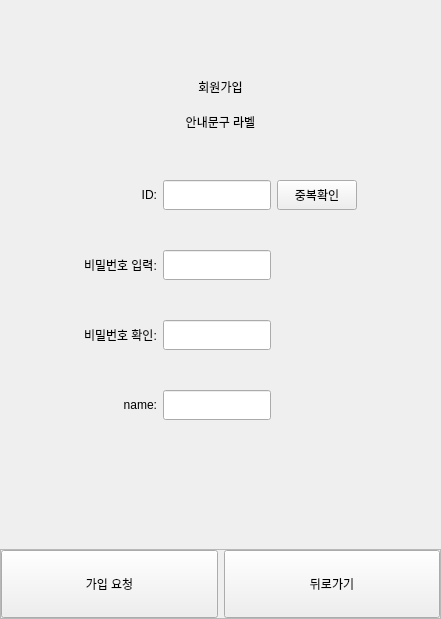
        <widget class="QWidget" name="stackedwidget_page_2">
         <layout class="QVBoxLayout" name="verticalLayout_8">
          <property name="spacing">
           <number>0</number>
          </property>
          <property name="leftMargin">
           <number>0</number>
          </property>
          <property name="topMargin">
           <number>0</number>
          </property>
          <property name="rightMargin">
           <number>0</number>
          </property>
          <property name="bottomMargin">
           <number>0</number>
          </property>
          <item>
           <widget class="QWidget" name="widget_7" native="true">
            <layout class="QVBoxLayout" name="verticalLayout_9">
             <property name="spacing">
              <number>0</number>
             </property>
             <property name="leftMargin">
              <number>0</number>
             </property>
             <property name="topMargin">
              <number>0</number>
             </property>
             <property name="rightMargin">
              <number>0</number>
             </property>
             <property name="bottomMargin">
              <number>0</number>
             </property>
             <item>
              <widget class="QWidget" name="widget_12" native="true">
               <layout class="QVBoxLayout" name="verticalLayout_11">
                <item>
                 <spacer name="verticalSpacer_6">
                  <property name="orientation">
                   <enum>Qt::Vertical</enum>
                  </property>
                  <property name="sizeHint" stdset="0">
                   <size>
                    <width>20</width>
                    <height>49</height>
                   </size>
                  </property>
                 </spacer>
                </item>
               </layout>
              </widget>
             </item>
             <item>
              <widget class="QWidget" name="widget_10" native="true">
               <property name="minimumSize">
                <size>
                 <width>0</width>
                 <height>40</height>
                </size>
               </property>
               <property name="maximumSize">
                <size>
                 <width>16777215</width>
                 <height>40</height>
                </size>
               </property>
               <layout class="QHBoxLayout" name="horizontalLayout_9">
                <property name="spacing">
                 <number>0</number>
                </property>
                <property name="leftMargin">
                 <number>0</number>
                </property>
                <property name="topMargin">
                 <number>0</number>
                </property>
                <property name="rightMargin">
                 <number>0</number>
                </property>
                <property name="bottomMargin">
                 <number>0</number>
                </property>
                <item>
                 <widget class="QLabel" name="label_8">
                  <property name="text">
                   <string>회원가입</string>
                  </property>
                  <property name="alignment">
                   <set>Qt::AlignCenter</set>
                  </property>
                 </widget>
                </item>
               </layout>
              </widget>
             </item>
             <item>
              <widget class="QWidget" name="widget_8" native="true">
               <property name="minimumSize">
                <size>
                 <width>0</width>
                 <height>30</height>
                </size>
               </property>
               <property name="maximumSize">
                <size>
                 <width>16777215</width>
                 <height>30</height>
                </size>
               </property>
               <layout class="QHBoxLayout" name="horizontalLayout_6">
                <property name="spacing">
                 <number>0</number>
                </property>
                <property name="leftMargin">
                 <number>0</number>
                </property>
                <property name="topMargin">
                 <number>0</number>
                </property>
                <property name="rightMargin">
                 <number>0</number>
                </property>
                <property name="bottomMargin">
                 <number>0</number>
                </property>
                <item>
                 <widget class="QLabel" name="label_join_warning">
                  <property name="text">
                   <string>안내문구 라벨</string>
                  </property>
                  <property name="alignment">
                   <set>Qt::AlignCenter</set>
                  </property>
                 </widget>
                </item>
               </layout>
              </widget>
             </item>
             <item>
              <widget class="QWidget" name="widget_9" native="true">
               <property name="minimumSize">
                <size>
                 <width>0</width>
                 <height>330</height>
                </size>
               </property>
               <layout class="QHBoxLayout" name="horizontalLayout_8">
                <item>
                 <spacer name="horizontalSpacer_5">
                  <property name="orientation">
                   <enum>Qt::Horizontal</enum>
                  </property>
                  <property name="sizeType">
                   <enum>QSizePolicy::Fixed</enum>
                  </property>
                  <property name="sizeHint" stdset="0">
                   <size>
                    <width>75</width>
                    <height>20</height>
                   </size>
                  </property>
                 </spacer>
                </item>
                <item>
                 <layout class="QGridLayout" name="gridLayout">
                  <item row="3" column="0">
                   <widget class="QLabel" name="label_6">
                    <property name="text">
                     <string>name:</string>
                    </property>
                    <property name="alignment">
                     <set>Qt::AlignRight|Qt::AlignTrailing|Qt::AlignVCenter</set>
                    </property>
                   </widget>
                  </item>
                  <item row="0" column="2">
                   <widget class="QPushButton" name="btn_join_duplicatecheck">
                    <property name="sizePolicy">
                     <sizepolicy hsizetype="Minimum" vsizetype="Preferred">
                      <horstretch>0</horstretch>
                      <verstretch>0</verstretch>
                     </sizepolicy>
                    </property>
                    <property name="minimumSize">
                     <size>
                      <width>20</width>
                      <height>0</height>
                     </size>
                    </property>
                    <property name="maximumSize">
                     <size>
                      <width>100</width>
                      <height>16777215</height>
                     </size>
                    </property>
                    <property name="text">
                     <string>중복확인</string>
                    </property>
                   </widget>
                  </item>
                  <item row="0" column="0">
                   <widget class="QLabel" name="label">
                    <property name="text">
                     <string>ID:</string>
                    </property>
                    <property name="alignment">
                     <set>Qt::AlignRight|Qt::AlignTrailing|Qt::AlignVCenter</set>
                    </property>
                   </widget>
                  </item>
                  <item row="2" column="0">
                   <widget class="QLabel" name="label_5">
                    <property name="text">
                     <string>비밀번호 확인:</string>
                    </property>
                   </widget>
                  </item>
                  <item row="1" column="0">
                   <widget class="QLabel" name="label_2">
                    <property name="text">
                     <string>비밀번호 입력:</string>
                    </property>
                   </widget>
                  </item>
                  <item row="0" column="1">
                   <widget class="QLineEdit" name="lineEdit_join_username">
                    <property name="minimumSize">
                     <size>
                      <width>0</width>
                      <height>30</height>
                     </size>
                    </property>
                    <property name="maximumSize">
                     <size>
                      <width>16777215</width>
                      <height>30</height>
                     </size>
                    </property>
                   </widget>
                  </item>
                  <item row="1" column="1">
                   <widget class="QLineEdit" name="lineedit_join_pw_1">
                    <property name="maximumSize">
                     <size>
                      <width>16777215</width>
                      <height>30</height>
                     </size>
                    </property>
                   </widget>
                  </item>
                  <item row="2" column="1">
                   <widget class="QLineEdit" name="lineedit_join_pw_2">
                    <property name="maximumSize">
                     <size>
                      <width>16777215</width>
                      <height>30</height>
                     </size>
                    </property>
                   </widget>
                  </item>
                  <item row="3" column="1">
                   <widget class="QLineEdit" name="lineEdit_join_nickname">
                    <property name="maximumSize">
                     <size>
                      <width>16777215</width>
                      <height>30</height>
                     </size>
                    </property>
                   </widget>
                  </item>
                 </layout>
                </item>
                <item>
                 <spacer name="horizontalSpacer_6">
                  <property name="orientation">
                   <enum>Qt::Horizontal</enum>
                  </property>
                  <property name="sizeType">
                   <enum>QSizePolicy::Fixed</enum>
                  </property>
                  <property name="sizeHint" stdset="0">
                   <size>
                    <width>75</width>
                    <height>20</height>
                   </size>
                  </property>
                 </spacer>
                </item>
               </layout>
              </widget>
             </item>
             <item>
              <widget class="QWidget" name="widget_11" native="true">
               <layout class="QVBoxLayout" name="verticalLayout_10">
                <item>
                 <spacer name="verticalSpacer_7">
                  <property name="orientation">
                   <enum>Qt::Vertical</enum>
                  </property>
                  <property name="sizeHint" stdset="0">
                   <size>
                    <width>20</width>
                    <height>49</height>
                   </size>
                  </property>
                 </spacer>
                </item>
               </layout>
              </widget>
             </item>
             <item>
              <spacer name="verticalSpacer_8">
               <property name="orientation">
                <enum>Qt::Vertical</enum>
               </property>
               <property name="sizeType">
                <enum>QSizePolicy::Fixed</enum>
               </property>
               <property name="sizeHint" stdset="0">
                <size>
                 <width>20</width>
                 <height>15</height>
                </size>
               </property>
              </spacer>
             </item>
             <item>
              <widget class="QFrame" name="frame_btns_2">
               <property name="minimumSize">
                <size>
                 <width>0</width>
                 <height>70</height>
                </size>
               </property>
               <property name="maximumSize">
                <size>
                 <width>16777215</width>
                 <height>70</height>
                </size>
               </property>
               <property name="frameShape">
                <enum>QFrame::StyledPanel</enum>
               </property>
               <property name="frameShadow">
                <enum>QFrame::Raised</enum>
               </property>
               <layout class="QHBoxLayout" name="horizontalLayout_7">
                <property name="leftMargin">
                 <number>0</number>
                </property>
                <property name="topMargin">
                 <number>0</number>
                </property>
                <property name="rightMargin">
                 <number>0</number>
                </property>
                <property name="bottomMargin">
                 <number>0</number>
                </property>
                <item>
                 <widget class="QPushButton" name="btn_join_register">
                  <property name="sizePolicy">
                   <sizepolicy hsizetype="Minimum" vsizetype="Preferred">
                    <horstretch>0</horstretch>
                    <verstretch>0</verstretch>
                   </sizepolicy>
                  </property>
                  <property name="text">
                   <string>가입 요청</string>
                  </property>
                 </widget>
                </item>
                <item>
                 <widget class="QPushButton" name="btn_join_cancel">
                  <property name="sizePolicy">
                   <sizepolicy hsizetype="Minimum" vsizetype="Preferred">
                    <horstretch>0</horstretch>
                    <verstretch>0</verstretch>
                   </sizepolicy>
                  </property>
                  <property name="text">
                   <string>뒤로가기</string>
                  </property>
                 </widget>
                </item>
               </layout>
              </widget>
             </item>
            </layout>
           </widget>
          </item>
         </layout>
        </widget>
